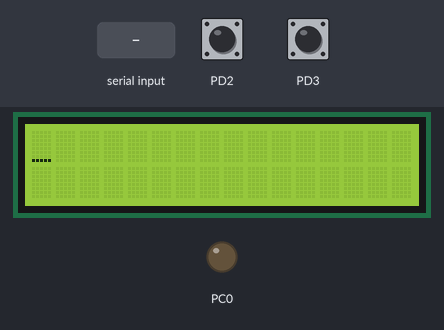
Simulated run of this program. Board: ATmega328P, built with avr-gcc and emulated at 1 MHz. On the bench: 16×2 character LCD, output pins drawn as LEDs (lit = HIGH). Wiring (inferred from the signals the program sends): character LCD (HD44780): RS PC1; E PC2; data PB0, PB1, PB2, PB3, PB4, PB5, PB6, PB7. The test bench sets the inputs (shaded band); at power-on: PD3 HIGH, PD2 HIGH. Pins used as bus, display or sensor lines are not drawn.

Above: at 5.9 s.
6.0 s: "1" received over Serial
At 7.2 s:
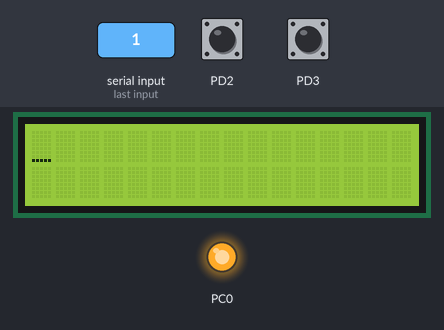
9.0 s: PD3 pulled LOW for 1 s
At 11.3 s:
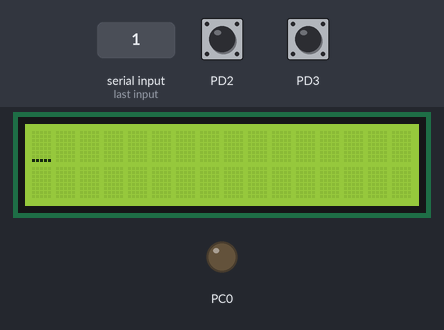
12.0 s: "2" received over Serial
At 12.9 s:
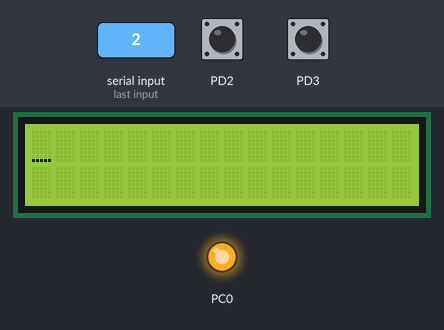
Timing chart, 0 to 14.5 s (numbered marks = the images above; inputs shaded):
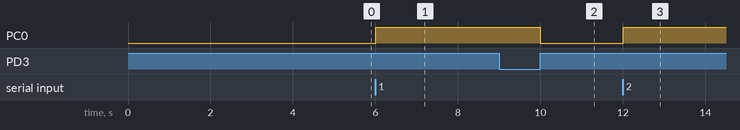

Measured:
- after the input at 6.0 s, PC0: LOW → HIGH at once
- after the input at 9.0 s, PC0: HIGH → LOW after 1.0 s
- after the input at 12.0 s, PC0: LOW → HIGH at once

The program:

main.c
```c
/*
 * InterfaceSerial.c
 *
 * Created: 9/26/2019 9:55:52 PM
 * Author : Matheus
 */

#include <avr/io.h>
#include <util/delay.h>
#include <string.h>
#include <avr/interrupt.h>

#define BAUD 28800
#define MYUBRR FOSC/16/BAUD-1
#define F_CPU 1000000UL
#define FOSC 16000000
/* -------------------------------------------- SERIAL ----------------------------------------- */

void USART_Init(unsigned int ubrr){

	UBRR0H = (unsigned char)(ubrr>>8);
	UBRR0L = (unsigned char)ubrr;
	UCSR0A |= (1 << U2X0);
	UCSR0B |= (1 << RXEN0)|(1 << TXEN0);
	UCSR0B |= (1 << RXCIE0);
	UCSR0C = 0x2C;
}

void USART_Transmit(unsigned char data){

	while ( !( UCSR0A & (1<<UDRE0)) );

	UDR0 = data;
}

unsigned char USART_Receive(void){

	while(!(UCSR0A & (1<<RXC0)));
	return UDR0;

}

void USART_putstring(char* StringPtr){

	while(*StringPtr != 0){
		USART_Transmit(*StringPtr++);
	}
}

/* --------------------------------------------- LCD ------------------------------------------- */

void lcd_init(){
	lcd_comando(0x38);
	lcd_comando(0x0E);
	lcd_comando(0x06);
	lcd_comando(0x01);
}

void lcd_comando(char comando){
	PORTB = comando;
	PORTC &= ~(0x01);
	PORTC &= ~(0x02);
	PORTC |= (0x04);
	_delay_ms(50);
	PORTC &= ~(0x04);
}

void lcd_dado(char dado){
	PORTB = dado;
	PORTC |= (0x01);
	PORTC &= ~(0x02);
	PORTC |= (0x04);
	_delay_ms(50);
	PORTC &= ~(0x04);

}

void lcd_print (char *c){
		while (*c != 0)
			lcd_dado(*c++);
}

/* --------------------------------------------------------------------------------------------- */

volatile char tx;

ISR(USART_RX_vect)
{
	tx = UDR0;
	lcd_dado(tx);
}

ISR(PCINT2_vect){
	if(!(PIND&(1<< 2))){
		lcd_dado('A');
	}

	if(!(PIND&(1<< 3))){
		lcd_dado('B');
	}
}


int main(void)
{
	DDRD = 0x00;
	PORTD = 0x0c;
	DDRB = 0xff;
	DDRC = 0x07;
	PORTB = 0xff;

	USART_Init(MYUBRR);

	EICRA |= (1 << ISC01);
	EIMSK |= (1 << INT0)|(1 << INT1);

	sei();

	lcd_init();

	while (1)
    {

    }
}
```
